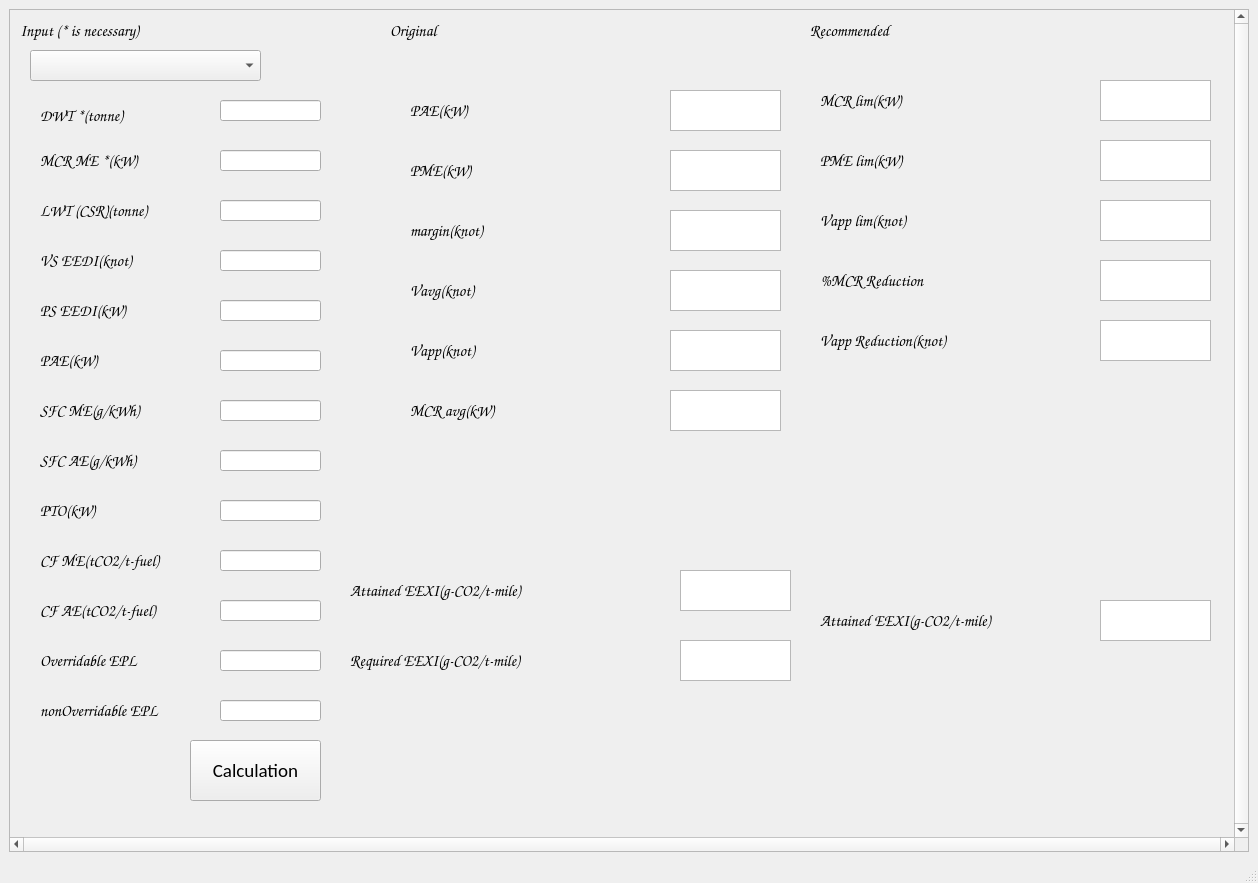
<?xml version="1.0" encoding="UTF-8"?>
<ui version="4.0">
 <class>MainWindow</class>
 <widget class="QMainWindow" name="MainWindow">
  <property name="geometry">
   <rect>
    <x>0</x>
    <y>0</y>
    <width>1258</width>
    <height>883</height>
   </rect>
  </property>
  <property name="font">
   <font>
    <family>Small Fonts</family>
   </font>
  </property>
  <property name="windowTitle">
   <string>MainWindow</string>
  </property>
  <widget class="QWidget" name="centralwidget">
   <layout class="QGridLayout" name="gridLayout">
    <item row="0" column="0">
     <widget class="QScrollArea" name="scrollArea">
      <property name="minimumSize">
       <size>
        <width>1240</width>
        <height>825</height>
       </size>
      </property>
      <property name="verticalScrollBarPolicy">
       <enum>Qt::ScrollBarAlwaysOn</enum>
      </property>
      <property name="horizontalScrollBarPolicy">
       <enum>Qt::ScrollBarAlwaysOn</enum>
      </property>
      <property name="widgetResizable">
       <bool>true</bool>
      </property>
      <widget class="QWidget" name="scrollAreaWidgetContents">
       <property name="geometry">
        <rect>
         <x>0</x>
         <y>0</y>
         <width>1221</width>
         <height>806</height>
        </rect>
       </property>
       <widget class="QWidget" name="widget" native="true">
        <property name="geometry">
         <rect>
          <x>20</x>
          <y>30</y>
          <width>311</width>
          <height>771</height>
         </rect>
        </property>
        <widget class="QPushButton" name="pushButton">
         <property name="geometry">
          <rect>
           <x>160</x>
           <y>700</y>
           <width>131</width>
           <height>61</height>
          </rect>
         </property>
         <property name="font">
          <font>
           <family>Calibri</family>
           <pointsize>14</pointsize>
          </font>
         </property>
         <property name="text">
          <string>Calculation</string>
         </property>
        </widget>
        <widget class="QLineEdit" name="MCR_ME">
         <property name="geometry">
          <rect>
           <x>190</x>
           <y>110</y>
           <width>101</width>
           <height>21</height>
          </rect>
         </property>
         <property name="font">
          <font>
           <family>Arial</family>
           <pointsize>11</pointsize>
          </font>
         </property>
        </widget>
        <widget class="QLabel" name="label_2">
         <property name="geometry">
          <rect>
           <x>10</x>
           <y>100</y>
           <width>161</width>
           <height>41</height>
          </rect>
         </property>
         <property name="font">
          <font>
           <family>Comic Sans MS</family>
           <pointsize>12</pointsize>
          </font>
         </property>
         <property name="text">
          <string>MCR ME *(kW)</string>
         </property>
        </widget>
        <widget class="QLineEdit" name="DWT">
         <property name="geometry">
          <rect>
           <x>190</x>
           <y>60</y>
           <width>101</width>
           <height>21</height>
          </rect>
         </property>
         <property name="font">
          <font>
           <family>Arial</family>
           <pointsize>11</pointsize>
          </font>
         </property>
        </widget>
        <widget class="QLabel" name="label">
         <property name="geometry">
          <rect>
           <x>10</x>
           <y>60</y>
           <width>161</width>
           <height>31</height>
          </rect>
         </property>
         <property name="font">
          <font>
           <family>Comic Sans MS</family>
           <pointsize>12</pointsize>
          </font>
         </property>
         <property name="text">
          <string>DWT *(tonne)</string>
         </property>
        </widget>
        <widget class="QComboBox" name="comboBox">
         <property name="geometry">
          <rect>
           <x>0</x>
           <y>10</y>
           <width>231</width>
           <height>31</height>
          </rect>
         </property>
         <property name="font">
          <font>
           <family>Bahnschrift SemiLight</family>
           <pointsize>12</pointsize>
          </font>
         </property>
        </widget>
        <widget class="QLabel" name="label_9">
         <property name="geometry">
          <rect>
           <x>10</x>
           <y>150</y>
           <width>161</width>
           <height>41</height>
          </rect>
         </property>
         <property name="font">
          <font>
           <family>Comic Sans MS</family>
           <pointsize>12</pointsize>
          </font>
         </property>
         <property name="text">
          <string>LWT (CSR)(tonne)</string>
         </property>
        </widget>
        <widget class="QLineEdit" name="LWT">
         <property name="geometry">
          <rect>
           <x>190</x>
           <y>160</y>
           <width>101</width>
           <height>21</height>
          </rect>
         </property>
         <property name="font">
          <font>
           <family>Arial</family>
           <pointsize>11</pointsize>
          </font>
         </property>
        </widget>
        <widget class="QLabel" name="label_10">
         <property name="geometry">
          <rect>
           <x>10</x>
           <y>200</y>
           <width>161</width>
           <height>41</height>
          </rect>
         </property>
         <property name="font">
          <font>
           <family>Comic Sans MS</family>
           <pointsize>12</pointsize>
          </font>
         </property>
         <property name="text">
          <string>VS EEDI(knot)</string>
         </property>
        </widget>
        <widget class="QLineEdit" name="VS_EEDI">
         <property name="geometry">
          <rect>
           <x>190</x>
           <y>210</y>
           <width>101</width>
           <height>21</height>
          </rect>
         </property>
         <property name="font">
          <font>
           <family>Arial</family>
           <pointsize>11</pointsize>
          </font>
         </property>
         <property name="text">
          <string/>
         </property>
        </widget>
        <widget class="QLabel" name="label_22">
         <property name="geometry">
          <rect>
           <x>10</x>
           <y>250</y>
           <width>161</width>
           <height>41</height>
          </rect>
         </property>
         <property name="font">
          <font>
           <family>Comic Sans MS</family>
           <pointsize>12</pointsize>
          </font>
         </property>
         <property name="text">
          <string>PS EEDI(kW)</string>
         </property>
        </widget>
        <widget class="QLineEdit" name="PS_EEDI">
         <property name="geometry">
          <rect>
           <x>190</x>
           <y>260</y>
           <width>101</width>
           <height>21</height>
          </rect>
         </property>
         <property name="font">
          <font>
           <family>Arial</family>
           <pointsize>11</pointsize>
          </font>
         </property>
         <property name="text">
          <string/>
         </property>
        </widget>
        <widget class="QLabel" name="label_23">
         <property name="geometry">
          <rect>
           <x>10</x>
           <y>300</y>
           <width>171</width>
           <height>41</height>
          </rect>
         </property>
         <property name="font">
          <font>
           <family>Comic Sans MS</family>
           <pointsize>12</pointsize>
          </font>
         </property>
         <property name="text">
          <string>PAE(kW)</string>
         </property>
        </widget>
        <widget class="QLineEdit" name="PAE_in">
         <property name="geometry">
          <rect>
           <x>190</x>
           <y>310</y>
           <width>101</width>
           <height>21</height>
          </rect>
         </property>
         <property name="font">
          <font>
           <family>Arial</family>
           <pointsize>11</pointsize>
          </font>
         </property>
         <property name="text">
          <string/>
         </property>
        </widget>
        <widget class="QLabel" name="label_25">
         <property name="geometry">
          <rect>
           <x>10</x>
           <y>350</y>
           <width>181</width>
           <height>41</height>
          </rect>
         </property>
         <property name="font">
          <font>
           <family>Comic Sans MS</family>
           <pointsize>12</pointsize>
          </font>
         </property>
         <property name="text">
          <string>SFC ME(g/kWh)</string>
         </property>
        </widget>
        <widget class="QLabel" name="label_26">
         <property name="geometry">
          <rect>
           <x>10</x>
           <y>400</y>
           <width>181</width>
           <height>41</height>
          </rect>
         </property>
         <property name="font">
          <font>
           <family>Comic Sans MS</family>
           <pointsize>12</pointsize>
          </font>
         </property>
         <property name="text">
          <string>SFC AE(g/kWh)</string>
         </property>
        </widget>
        <widget class="QLineEdit" name="SFC_ME_in">
         <property name="geometry">
          <rect>
           <x>190</x>
           <y>360</y>
           <width>101</width>
           <height>21</height>
          </rect>
         </property>
         <property name="font">
          <font>
           <family>Arial</family>
           <pointsize>11</pointsize>
          </font>
         </property>
         <property name="text">
          <string/>
         </property>
        </widget>
        <widget class="QLineEdit" name="SFC_AE_in">
         <property name="geometry">
          <rect>
           <x>190</x>
           <y>410</y>
           <width>101</width>
           <height>21</height>
          </rect>
         </property>
         <property name="font">
          <font>
           <family>Arial</family>
           <pointsize>11</pointsize>
          </font>
         </property>
         <property name="text">
          <string/>
         </property>
        </widget>
        <widget class="QLabel" name="label_27">
         <property name="geometry">
          <rect>
           <x>10</x>
           <y>450</y>
           <width>181</width>
           <height>41</height>
          </rect>
         </property>
         <property name="font">
          <font>
           <family>Comic Sans MS</family>
           <pointsize>12</pointsize>
          </font>
         </property>
         <property name="text">
          <string>PTO(kW)</string>
         </property>
        </widget>
        <widget class="QLineEdit" name="PTO_in">
         <property name="geometry">
          <rect>
           <x>190</x>
           <y>460</y>
           <width>101</width>
           <height>21</height>
          </rect>
         </property>
         <property name="font">
          <font>
           <family>Arial</family>
           <pointsize>11</pointsize>
          </font>
         </property>
         <property name="text">
          <string/>
         </property>
        </widget>
        <widget class="QLabel" name="label_28">
         <property name="geometry">
          <rect>
           <x>10</x>
           <y>500</y>
           <width>181</width>
           <height>41</height>
          </rect>
         </property>
         <property name="font">
          <font>
           <family>Comic Sans MS</family>
           <pointsize>12</pointsize>
          </font>
         </property>
         <property name="text">
          <string>CF ME(tCO2/t-fuel)</string>
         </property>
        </widget>
        <widget class="QLineEdit" name="CF_ME_in">
         <property name="geometry">
          <rect>
           <x>190</x>
           <y>510</y>
           <width>101</width>
           <height>21</height>
          </rect>
         </property>
         <property name="font">
          <font>
           <family>Arial</family>
           <pointsize>11</pointsize>
          </font>
         </property>
         <property name="text">
          <string/>
         </property>
        </widget>
        <widget class="QLineEdit" name="CF_AE_in">
         <property name="geometry">
          <rect>
           <x>190</x>
           <y>560</y>
           <width>101</width>
           <height>21</height>
          </rect>
         </property>
         <property name="font">
          <font>
           <family>Arial</family>
           <pointsize>11</pointsize>
          </font>
         </property>
         <property name="text">
          <string/>
         </property>
        </widget>
        <widget class="QLabel" name="label_29">
         <property name="geometry">
          <rect>
           <x>10</x>
           <y>550</y>
           <width>181</width>
           <height>41</height>
          </rect>
         </property>
         <property name="font">
          <font>
           <family>Comic Sans MS</family>
           <pointsize>12</pointsize>
          </font>
         </property>
         <property name="text">
          <string>CF AE(tCO2/t-fuel)</string>
         </property>
        </widget>
        <widget class="QLabel" name="label_31">
         <property name="geometry">
          <rect>
           <x>10</x>
           <y>600</y>
           <width>181</width>
           <height>41</height>
          </rect>
         </property>
         <property name="font">
          <font>
           <family>Comic Sans MS</family>
           <pointsize>12</pointsize>
          </font>
         </property>
         <property name="text">
          <string>Overridable EPL</string>
         </property>
        </widget>
        <widget class="QLineEdit" name="OEPL_in">
         <property name="geometry">
          <rect>
           <x>190</x>
           <y>610</y>
           <width>101</width>
           <height>21</height>
          </rect>
         </property>
         <property name="font">
          <font>
           <family>Arial</family>
           <pointsize>11</pointsize>
          </font>
         </property>
         <property name="text">
          <string/>
         </property>
        </widget>
        <widget class="QLabel" name="label_32">
         <property name="geometry">
          <rect>
           <x>10</x>
           <y>650</y>
           <width>181</width>
           <height>41</height>
          </rect>
         </property>
         <property name="font">
          <font>
           <family>Comic Sans MS</family>
           <pointsize>12</pointsize>
          </font>
         </property>
         <property name="text">
          <string>nonOverridable EPL</string>
         </property>
        </widget>
        <widget class="QLineEdit" name="nonOEPL_in">
         <property name="geometry">
          <rect>
           <x>190</x>
           <y>660</y>
           <width>101</width>
           <height>21</height>
          </rect>
         </property>
         <property name="font">
          <font>
           <family>Arial</family>
           <pointsize>11</pointsize>
          </font>
         </property>
         <property name="text">
          <string/>
         </property>
        </widget>
       </widget>
       <widget class="QLabel" name="label_21">
        <property name="geometry">
         <rect>
          <x>10</x>
          <y>0</y>
          <width>311</width>
          <height>41</height>
         </rect>
        </property>
        <property name="font">
         <font>
          <family>Comic Sans MS</family>
          <pointsize>12</pointsize>
         </font>
        </property>
        <property name="text">
         <string>Input (* is necessary)</string>
        </property>
       </widget>
       <widget class="QLabel" name="label_17">
        <property name="geometry">
         <rect>
          <x>380</x>
          <y>0</y>
          <width>131</width>
          <height>41</height>
         </rect>
        </property>
        <property name="font">
         <font>
          <family>Comic Sans MS</family>
          <pointsize>12</pointsize>
         </font>
        </property>
        <property name="text">
         <string>Original</string>
        </property>
       </widget>
       <widget class="QWidget" name="widget_2" native="true">
        <property name="geometry">
         <rect>
          <x>380</x>
          <y>30</y>
          <width>411</width>
          <height>451</height>
         </rect>
        </property>
        <widget class="QTextBrowser" name="Vappt">
         <property name="geometry">
          <rect>
           <x>280</x>
           <y>290</y>
           <width>111</width>
           <height>41</height>
          </rect>
         </property>
         <property name="font">
          <font>
           <family>Arial</family>
           <pointsize>10</pointsize>
          </font>
         </property>
        </widget>
        <widget class="QLabel" name="label_5">
         <property name="geometry">
          <rect>
           <x>20</x>
           <y>350</y>
           <width>251</width>
           <height>41</height>
          </rect>
         </property>
         <property name="font">
          <font>
           <family>Comic Sans MS</family>
           <pointsize>12</pointsize>
          </font>
         </property>
         <property name="text">
          <string>MCR avg(kW)</string>
         </property>
        </widget>
        <widget class="QTextBrowser" name="Vavgt">
         <property name="geometry">
          <rect>
           <x>280</x>
           <y>230</y>
           <width>111</width>
           <height>41</height>
          </rect>
         </property>
         <property name="font">
          <font>
           <family>Arial</family>
           <pointsize>10</pointsize>
          </font>
         </property>
        </widget>
        <widget class="QTextBrowser" name="MCR_avgt">
         <property name="geometry">
          <rect>
           <x>280</x>
           <y>350</y>
           <width>111</width>
           <height>41</height>
          </rect>
         </property>
         <property name="font">
          <font>
           <family>Arial</family>
           <pointsize>10</pointsize>
          </font>
         </property>
        </widget>
        <widget class="QLabel" name="label_4">
         <property name="geometry">
          <rect>
           <x>20</x>
           <y>290</y>
           <width>261</width>
           <height>41</height>
          </rect>
         </property>
         <property name="font">
          <font>
           <family>Comic Sans MS</family>
           <pointsize>12</pointsize>
          </font>
         </property>
         <property name="text">
          <string>Vapp(knot)</string>
         </property>
        </widget>
        <widget class="QLabel" name="label_6">
         <property name="geometry">
          <rect>
           <x>20</x>
           <y>230</y>
           <width>261</width>
           <height>41</height>
          </rect>
         </property>
         <property name="font">
          <font>
           <family>Comic Sans MS</family>
           <pointsize>12</pointsize>
          </font>
         </property>
         <property name="text">
          <string>Vavg(knot)</string>
         </property>
        </widget>
        <widget class="QLabel" name="label_11">
         <property name="geometry">
          <rect>
           <x>20</x>
           <y>170</y>
           <width>261</width>
           <height>41</height>
          </rect>
         </property>
         <property name="font">
          <font>
           <family>Comic Sans MS</family>
           <pointsize>12</pointsize>
          </font>
         </property>
         <property name="text">
          <string>margin(knot)</string>
         </property>
        </widget>
        <widget class="QLabel" name="label_12">
         <property name="geometry">
          <rect>
           <x>20</x>
           <y>110</y>
           <width>261</width>
           <height>41</height>
          </rect>
         </property>
         <property name="font">
          <font>
           <family>Comic Sans MS</family>
           <pointsize>12</pointsize>
          </font>
         </property>
         <property name="text">
          <string>PME(kW)</string>
         </property>
        </widget>
        <widget class="QLabel" name="label_13">
         <property name="geometry">
          <rect>
           <x>20</x>
           <y>50</y>
           <width>261</width>
           <height>41</height>
          </rect>
         </property>
         <property name="font">
          <font>
           <family>Comic Sans MS</family>
           <pointsize>12</pointsize>
          </font>
         </property>
         <property name="text">
          <string>PAE(kW)</string>
         </property>
        </widget>
        <widget class="QTextBrowser" name="PMEt">
         <property name="geometry">
          <rect>
           <x>280</x>
           <y>110</y>
           <width>111</width>
           <height>41</height>
          </rect>
         </property>
         <property name="font">
          <font>
           <family>Arial</family>
           <pointsize>10</pointsize>
          </font>
         </property>
        </widget>
        <widget class="QTextBrowser" name="PAEt">
         <property name="geometry">
          <rect>
           <x>280</x>
           <y>50</y>
           <width>111</width>
           <height>41</height>
          </rect>
         </property>
         <property name="font">
          <font>
           <family>Arial</family>
           <pointsize>10</pointsize>
          </font>
         </property>
        </widget>
        <widget class="QTextBrowser" name="margint">
         <property name="geometry">
          <rect>
           <x>280</x>
           <y>170</y>
           <width>111</width>
           <height>41</height>
          </rect>
         </property>
         <property name="font">
          <font>
           <family>Arial</family>
           <pointsize>10</pointsize>
          </font>
         </property>
        </widget>
       </widget>
       <widget class="QTextBrowser" name="reqEEXI">
        <property name="geometry">
         <rect>
          <x>670</x>
          <y>630</y>
          <width>111</width>
          <height>41</height>
         </rect>
        </property>
        <property name="font">
         <font>
          <family>Arial</family>
          <pointsize>10</pointsize>
         </font>
        </property>
       </widget>
       <widget class="QTextBrowser" name="EEXI">
        <property name="geometry">
         <rect>
          <x>670</x>
          <y>560</y>
          <width>111</width>
          <height>41</height>
         </rect>
        </property>
        <property name="font">
         <font>
          <family>Arial</family>
          <pointsize>10</pointsize>
         </font>
        </property>
       </widget>
       <widget class="QLabel" name="label_3">
        <property name="geometry">
         <rect>
          <x>340</x>
          <y>560</y>
          <width>291</width>
          <height>41</height>
         </rect>
        </property>
        <property name="font">
         <font>
          <family>Comic Sans MS</family>
          <pointsize>12</pointsize>
         </font>
        </property>
        <property name="text">
         <string>Attained EEXI(g-CO2/t-mile)</string>
        </property>
       </widget>
       <widget class="QLabel" name="label_8">
        <property name="geometry">
         <rect>
          <x>340</x>
          <y>630</y>
          <width>291</width>
          <height>41</height>
         </rect>
        </property>
        <property name="font">
         <font>
          <family>Comic Sans MS</family>
          <pointsize>12</pointsize>
         </font>
        </property>
        <property name="text">
         <string>Required EEXI(g-CO2/t-mile)</string>
        </property>
       </widget>
       <widget class="QWidget" name="widget_3" native="true">
        <property name="geometry">
         <rect>
          <x>800</x>
          <y>20</y>
          <width>411</width>
          <height>701</height>
         </rect>
        </property>
        <property name="font">
         <font>
          <pointsize>14</pointsize>
         </font>
        </property>
        <widget class="QLabel" name="label_14">
         <property name="geometry">
          <rect>
           <x>10</x>
           <y>570</y>
           <width>271</width>
           <height>41</height>
          </rect>
         </property>
         <property name="font">
          <font>
           <family>Comic Sans MS</family>
           <pointsize>12</pointsize>
          </font>
         </property>
         <property name="text">
          <string>Attained EEXI(g-CO2/t-mile)</string>
         </property>
        </widget>
        <widget class="QTextBrowser" name="EEXI_2">
         <property name="geometry">
          <rect>
           <x>290</x>
           <y>570</y>
           <width>111</width>
           <height>41</height>
          </rect>
         </property>
         <property name="font">
          <font>
           <family>Arial</family>
           <pointsize>10</pointsize>
          </font>
         </property>
        </widget>
        <widget class="QLabel" name="label_15">
         <property name="geometry">
          <rect>
           <x>10</x>
           <y>50</y>
           <width>211</width>
           <height>41</height>
          </rect>
         </property>
         <property name="font">
          <font>
           <family>Comic Sans MS</family>
           <pointsize>12</pointsize>
          </font>
         </property>
         <property name="text">
          <string>MCR lim(kW)</string>
         </property>
        </widget>
        <widget class="QTextBrowser" name="MCR_lim">
         <property name="geometry">
          <rect>
           <x>290</x>
           <y>50</y>
           <width>111</width>
           <height>41</height>
          </rect>
         </property>
         <property name="font">
          <font>
           <family>Arial</family>
           <pointsize>10</pointsize>
          </font>
         </property>
        </widget>
        <widget class="QLabel" name="label_18">
         <property name="geometry">
          <rect>
           <x>10</x>
           <y>110</y>
           <width>221</width>
           <height>41</height>
          </rect>
         </property>
         <property name="font">
          <font>
           <family>Comic Sans MS</family>
           <pointsize>12</pointsize>
          </font>
         </property>
         <property name="text">
          <string>PME lim(kW)</string>
         </property>
        </widget>
        <widget class="QTextBrowser" name="PME_lim">
         <property name="geometry">
          <rect>
           <x>290</x>
           <y>110</y>
           <width>111</width>
           <height>41</height>
          </rect>
         </property>
         <property name="font">
          <font>
           <family>Arial</family>
           <pointsize>10</pointsize>
          </font>
         </property>
        </widget>
        <widget class="QLabel" name="label_19">
         <property name="geometry">
          <rect>
           <x>10</x>
           <y>170</y>
           <width>221</width>
           <height>41</height>
          </rect>
         </property>
         <property name="font">
          <font>
           <family>Comic Sans MS</family>
           <pointsize>12</pointsize>
          </font>
         </property>
         <property name="text">
          <string>Vapp lim(knot)</string>
         </property>
        </widget>
        <widget class="QTextBrowser" name="Vappt_lim">
         <property name="geometry">
          <rect>
           <x>290</x>
           <y>170</y>
           <width>111</width>
           <height>41</height>
          </rect>
         </property>
         <property name="font">
          <font>
           <family>Arial</family>
           <pointsize>10</pointsize>
          </font>
         </property>
        </widget>
        <widget class="QLabel" name="label_20">
         <property name="geometry">
          <rect>
           <x>10</x>
           <y>230</y>
           <width>281</width>
           <height>41</height>
          </rect>
         </property>
         <property name="font">
          <font>
           <family>Comic Sans MS</family>
           <pointsize>12</pointsize>
          </font>
         </property>
         <property name="text">
          <string>%MCR Reduction</string>
         </property>
        </widget>
        <widget class="QTextBrowser" name="reduction">
         <property name="geometry">
          <rect>
           <x>290</x>
           <y>230</y>
           <width>111</width>
           <height>41</height>
          </rect>
         </property>
         <property name="font">
          <font>
           <family>Arial</family>
           <pointsize>10</pointsize>
          </font>
         </property>
        </widget>
        <widget class="QLabel" name="label_24">
         <property name="geometry">
          <rect>
           <x>110</x>
           <y>640</y>
           <width>291</width>
           <height>41</height>
          </rect>
         </property>
         <property name="text">
          <string/>
         </property>
         <property name="pixmap">
          <pixmap>../CR EEXI Calcuation_Bulk.png</pixmap>
         </property>
         <property name="scaledContents">
          <bool>true</bool>
         </property>
        </widget>
        <widget class="QLabel" name="label_30">
         <property name="geometry">
          <rect>
           <x>10</x>
           <y>290</y>
           <width>271</width>
           <height>41</height>
          </rect>
         </property>
         <property name="font">
          <font>
           <family>Comic Sans MS</family>
           <pointsize>12</pointsize>
          </font>
         </property>
         <property name="text">
          <string>Vapp Reduction(knot)</string>
         </property>
        </widget>
        <widget class="QTextBrowser" name="Vapp_reduction">
         <property name="geometry">
          <rect>
           <x>290</x>
           <y>290</y>
           <width>111</width>
           <height>41</height>
          </rect>
         </property>
         <property name="font">
          <font>
           <family>Arial</family>
           <pointsize>10</pointsize>
          </font>
         </property>
        </widget>
       </widget>
       <widget class="QLabel" name="label_16">
        <property name="geometry">
         <rect>
          <x>800</x>
          <y>0</y>
          <width>151</width>
          <height>41</height>
         </rect>
        </property>
        <property name="font">
         <font>
          <family>Comic Sans MS</family>
          <pointsize>12</pointsize>
         </font>
        </property>
        <property name="text">
         <string>Recommended</string>
        </property>
       </widget>
      </widget>
     </widget>
    </item>
   </layout>
  </widget>
  <widget class="QMenuBar" name="menubar">
   <property name="geometry">
    <rect>
     <x>0</x>
     <y>0</y>
     <width>1258</width>
     <height>20</height>
    </rect>
   </property>
  </widget>
  <widget class="QStatusBar" name="statusbar"/>
 </widget>
 <resources/>
 <connections/>
</ui>
